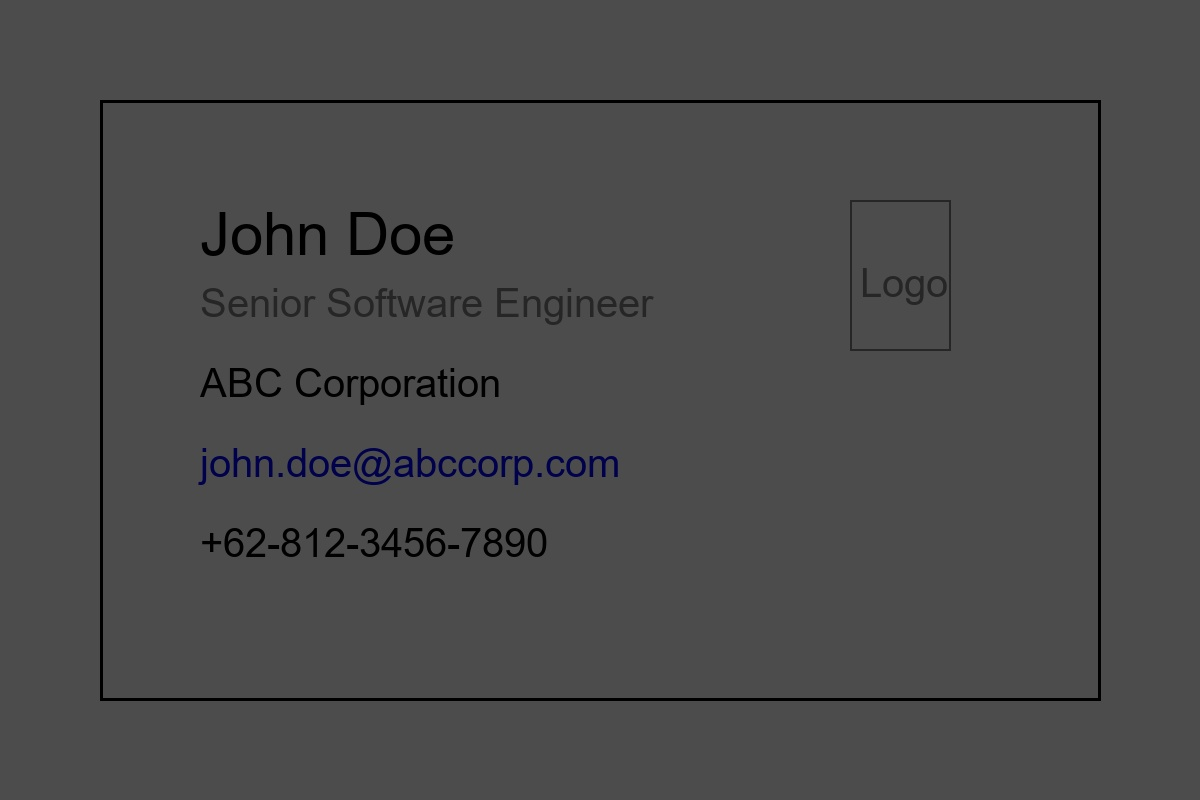
#> input picture samples/bcll.jpg, 1200 x 800 px
$ python -i document_scanner.py   (imports and definitions only)
#> lines starting #> are read from the running program, lines starting #| are printed output that depends on the picture; after the words box and inside, x2 and y2 are one past the last pixel; in counts of white or black regions, pixels touching at a corner belong together
#> further down, picture is the input picture: shape (800, 1200, 3); mean B, G, R 74.3, 74, 74
import cv2
import numpy as np
from typing import Tuple, List, Optional, Dict
import logging
from dataclasses import dataclass
import time

@dataclass
class DocumentDetectionResult:
    detected: bool
    contours: Optional[np.ndarray]
    corners: Optional[List[Tuple[int, int]]]
    rotation_angle: float
    processing_time_ms: float
    confidence: float
    debug_info: Dict[str, any]

class DocumentScanner:
    def __init__(self):
        self.logger = logging.getLogger(__name__)

    def detect_document(self, image: np.ndarray) -> DocumentDetectionResult:
        """
        Detect the primary document in the image using multiple strategies.
        Falls back to text-based detection if no clear borders are found.
        """
        start_time = time.time()
        debug_info = {}

        # Ensure image is color
        try:
            image = self._ensure_color_image(image)
            debug_info['input_format'] = 'bgr'
        except Exception as e:
            self.logger.warning(f"Failed to convert image: {e}")
            return DocumentDetectionResult(
                detected=False,
                contours=None,
                corners=None,
                rotation_angle=0.0,
                processing_time_ms=(time.time() - start_time) * 1000,
                confidence=0.0,
                debug_info={'error': str(e)}
            )

        result = {'detected': False}
        detection_methods = []

        # Strategy 1: Border-based detection (original)
        detection_methods.append(("border_detection", self._detect_via_borders))

        # Strategy 2: Text-based detection (new for borderless images)
        detection_methods.append(("text_detection", self._detect_via_text))

        # Strategy 3: Edge-based detection
        detection_methods.append(("edge_detection", self._detect_via_edges))

        # Strategy 4: Adaptive threshold detection
        detection_methods.append(("adaptive_detection", self._detect_via_threshold))

        # Try each method
        best_result = None
        best_confidence = 0.0
        best_method = ""

        for method_name, method_func in detection_methods:
            try:
                result = method_func(image, debug_info)
                if result.get('detected', False):
                    debug_info[f'{method_name}_success'] = True
                    debug_info[f'{method_name}_confidence'] = result.get('confidence', 0)

                    # Keep the best result based on confidence
                    conf = result.get('confidence', 0)
                    if conf > best_confidence:
                        best_confidence = conf
                        best_result = result
                        best_method = method_name
                else:
                    debug_info[f'{method_name}_failed'] = True
            except Exception as e:
                debug_info[f'{method_name}_error'] = str(e)
                self.logger.warning(f"Method {method_name} failed: {e}")
#> this loop made 4 passes
#> (conf, best_confidence) on pass 1: (1, 1)
#> conf on pass 3: 1
#> pass 2, in _detect_via_text, `thresh = cv2.adaptiveThreshold( gray, 255, cv2.ADAPTIVE_THRESH_GAUSSIA..`:
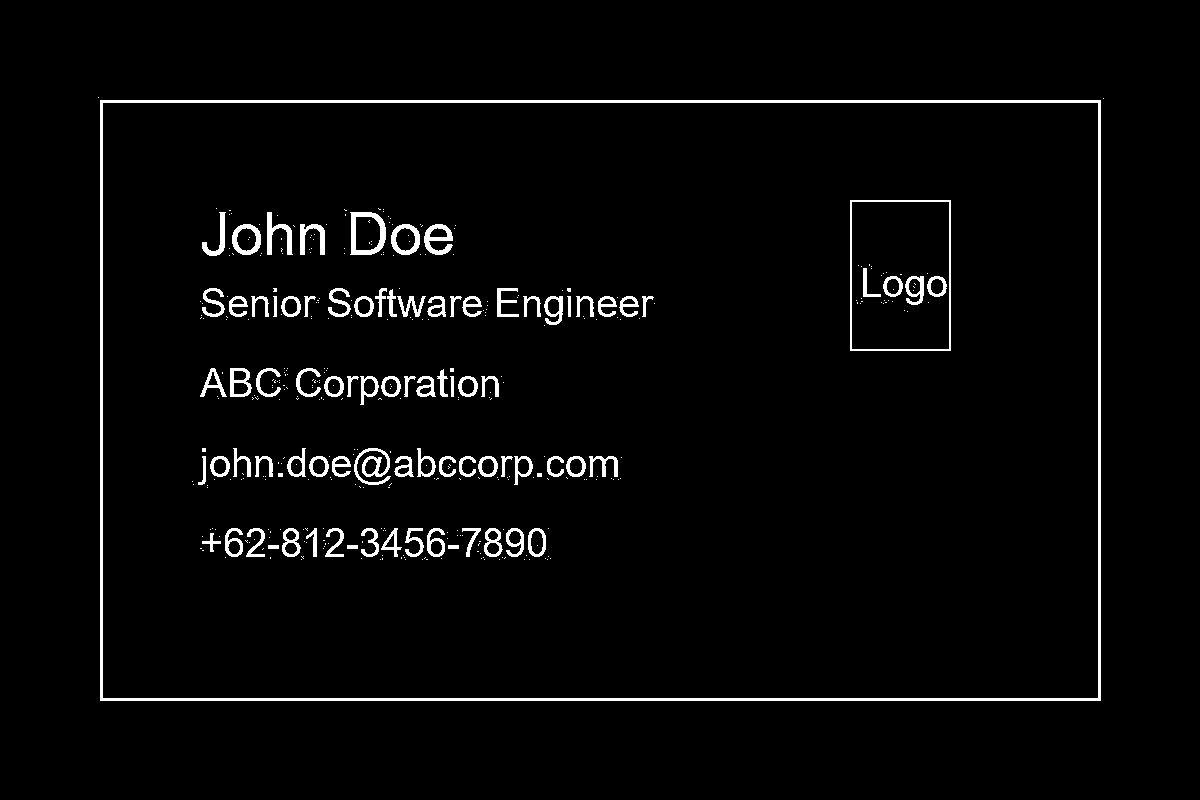
#> thresh: shape (800, 1200); 2.9% white; 397 white regions (311 under 20 px), largest, box (x1, y1, x2, y2) and area: (100, 100, 1101, 701) 9576, (850, 200, 951, 351) 992, (350, 212, 386, 255) 641
#> after the loop, best_confidence = 1; best_method = 'border_detection'; debug_info = {'input_format': 'bgr', 'border_detection_success': True, 'border_detection_confidence': 1, 'text_detection_failed': True, 'edge_fallback_success': True, 'edge_detection_success': True, 'edge_detection_confidence': 1, 'adaptive_detection_failed': True}

        # If we have a result, use it
        if best_result:
            result = best_result
#> result = {'detected': True, 'contours': contour of 17 points, box (x1, y1, x2, y2) (62, 62, 739, 472), area 274112, 'corners': [[93, 96], [93, 705], [1105, 705], [1105, 93]], 'rotation_angle': -0.17, 'confidence': 1}
            debug_info['best_method'] = best_method
            debug_info['best_confidence'] = best_confidence

        # If no document detected but image has content, try to create a region
        if not result.get('detected', False):
            debug_info['fallback_used'] = True
            result = self._detect_content_region(image, debug_info)

        processing_time = (time.time() - start_time) * 1000

        if result.get('detected', False):
            confidence = min(1.0, max(0.0, result.get('confidence', 0.3)))
#> confidence = 1

            return DocumentDetectionResult(
                detected=True,
                contours=result.get('contours'),
                corners=result.get('corners'),
                rotation_angle=result.get('rotation_angle', 0.0),
                processing_time_ms=processing_time,
                confidence=confidence,
                debug_info=debug_info
            )
        else:
            return DocumentDetectionResult(
                detected=False,
                contours=None,
                corners=None,
                rotation_angle=0.0,
                processing_time_ms=processing_time,
                confidence=0.0,
                debug_info=debug_info
            )

    def _detect_via_borders(self, image: np.ndarray, debug_info: Dict) -> Dict:
        """Original border-based detection."""
        try:
            # Resize for faster processing
            height, width = image.shape[:2]
            scale = min(800 / width, 800 / height) if max(width, height) > 800 else 1.0

            if scale < 1.0:
                new_width = int(width * scale)
                new_height = int(height * scale)
                resized = cv2.resize(image, (new_width, new_height))
            else:
                resized = image

            if len(resized.shape) == 3:
                gray = cv2.cvtColor(resized, cv2.COLOR_BGR2GRAY)
            else:
                gray = resized

            # Try multiple edge detection parameters
            edge_params = [
                (30, 100), (50, 150), (75, 200), (100, 250),
                (20, 80), (40, 120), (60, 180)
            ]

            for canny_low, canny_high in edge_params:
                edges = cv2.Canny(gray, canny_low, canny_high)

                # Dilate to close gaps
                kernel = np.ones((5, 5), np.uint8)
                dilated = cv2.dilate(edges, kernel, iterations=2)

                # Find contours
                contours, _ = cv2.findContours(dilated, cv2.RETR_EXTERNAL, cv2.CHAIN_APPROX_SIMPLE)

                if not contours:
                    continue

                # Sort by area
                contours = sorted(contours, key=cv2.contourArea, reverse=True)

                for contour in contours[:15]:
                    perimeter = cv2.arcLength(contour, True)

                    for epsilon in [0.01, 0.015, 0.02, 0.025, 0.03]:
                        approx = cv2.approxPolyDP(contour, epsilon * perimeter, True)

                        if len(approx) == 4:
                            area = cv2.contourArea(contour)
                            image_area = resized.shape[0] * resized.shape[1]

                            if area > image_area * 0.03 and area < image_area * 0.95:
                                corners = approx.reshape(4, 2).tolist()

                                if self._is_valid_rectangle(corners):
                                    confidence = self._calculate_confidence(corners, area, image_area)
                                    rotation_angle = self._calculate_rotation(corners)

                                    # Scale corners back
                                    if scale < 1.0:
                                        scaled_corners = [[int(c[0] / scale), int(c[1] / scale)] for c in corners]
                                    else:
                                        scaled_corners = corners

                                    return {
                                        'detected': True,
                                        'contours': contour,
                                        'corners': scaled_corners,
                                        'rotation_angle': rotation_angle,
                                        'confidence': confidence
                                    }

            return {'detected': False}

        except Exception as e:
            debug_info['border_error'] = str(e)
            return {'detected': False}

    def _detect_via_text(self, image: np.ndarray, debug_info: Dict) -> Dict:
        """
        Detect document region based on text content (for borderless images).
        """
        try:
            if len(image.shape) == 3:
                gray = cv2.cvtColor(image, cv2.COLOR_BGR2GRAY)
            else:
                gray = image

            # Find text regions using morphological operations
            # 1. Apply adaptive threshold to isolate text
            thresh = cv2.adaptiveThreshold(
                gray, 255,
                cv2.ADAPTIVE_THRESH_GAUSSIAN_C,
                cv2.THRESH_BINARY_INV, 11, 2
            )

            # 2. Dilate to connect text characters into blocks
            kernel = np.ones((5, 5), np.uint8)
            dilated = cv2.dilate(thresh, kernel, iterations=3)

            # 3. Close gaps to form solid text regions
            closed = cv2.morphologyEx(dilated, cv2.MORPH_CLOSE, kernel, iterations=2)

            # 4. Find contours of text regions
            contours, _ = cv2.findContours(closed, cv2.RETR_EXTERNAL, cv2.CHAIN_APPROX_SIMPLE)

            if not contours:
                debug_info['text_no_contours'] = True
                return {'detected': False}

            # 5. Find the bounding box of all text
            all_points = np.vstack(contours)
            x, y, w, h = cv2.boundingRect(all_points)

            # 6. Add some padding around text
            padding = 20
            x = max(0, x - padding)
            y = max(0, y - padding)
            w = min(image.shape[1] - x, w + 2 * padding)
            h = min(image.shape[0] - y, h + 2 * padding)

            # 7. Create corners from bounding box
            corners = [
                [x, y],
                [x + w, y],
                [x + w, y + h],
                [x, y + h]
            ]

            # 8. Calculate confidence based on text coverage
            text_area = np.sum(thresh > 0) / 255
            region_area = w * h
            coverage = text_area / region_area if region_area > 0 else 0

            confidence = min(1.0, coverage * 3)  # Coverage up to 33% is good for text

            # 9. Check if the region is significant
            image_area = image.shape[0] * image.shape[1]
            region_ratio = region_area / image_area

            if region_ratio > 0.05 and coverage > 0.01:
                debug_info['text_detection_success'] = True
                debug_info['text_coverage'] = coverage
                debug_info['region_ratio'] = region_ratio

                # Create a contour from corners
                contour = np.array(corners, dtype=np.int32).reshape((-1, 1, 2))

                return {
                    'detected': True,
                    'contours': contour,
                    'corners': corners,
                    'rotation_angle': 0.0,
                    'confidence': confidence
                }

            return {'detected': False}

        except Exception as e:
            debug_info['text_error'] = str(e)
            return {'detected': False}

    def _detect_via_edges(self, image: np.ndarray, debug_info: Dict) -> Dict:
        """Edge-based detection as fallback."""
        try:
            if len(image.shape) == 3:
                gray = cv2.cvtColor(image, cv2.COLOR_BGR2GRAY)
            else:
                gray = image

            # Apply Gaussian blur
            blurred = cv2.GaussianBlur(gray, (5, 5), 0)

            # Try different edge detection parameters
            for low in [30, 50, 70]:
                for high in [100, 150, 200]:
                    edges = cv2.Canny(blurred, low, high)

                    # Dilate to connect edges
                    kernel = np.ones((3, 3), np.uint8)
                    dilated = cv2.dilate(edges, kernel, iterations=2)

                    contours, _ = cv2.findContours(dilated, cv2.RETR_EXTERNAL, cv2.CHAIN_APPROX_SIMPLE)

                    if not contours:
                        continue

                    # Find the largest contour
                    largest = max(contours, key=cv2.contourArea)
                    area = cv2.contourArea(largest)
                    image_area = image.shape[0] * image.shape[1]

                    if area > image_area * 0.05:
                        # Get bounding rectangle
                        x, y, w, h = cv2.boundingRect(largest)

                        # Create corners
                        corners = [
                            [x, y],
                            [x + w, y],
                            [x + w, y + h],
                            [x, y + h]
                        ]

                        confidence = min(1.0, area / (image_area * 0.5))

                        if confidence > 0.2:
                            debug_info['edge_fallback_success'] = True
                            contour = np.array(corners, dtype=np.int32).reshape((-1, 1, 2))

                            return {
                                'detected': True,
                                'contours': contour,
                                'corners': corners,
                                'rotation_angle': 0.0,
                                'confidence': confidence
                            }

            return {'detected': False}

        except Exception as e:
            debug_info['edge_fallback_error'] = str(e)
            return {'detected': False}

    # [64 lines left out: function _detect_content_region, not called in this run]

    def _detect_via_threshold(self, image: np.ndarray, debug_info: Dict) -> Dict:
        """Adaptive threshold detection."""
        try:
            if len(image.shape) == 3:
                gray = cv2.cvtColor(image, cv2.COLOR_BGR2GRAY)
            else:
                gray = image

            for block_size in [11, 15, 21, 31]:
                thresh = cv2.adaptiveThreshold(
                    gray, 255,
                    cv2.ADAPTIVE_THRESH_GAUSSIAN_C,
                    cv2.THRESH_BINARY, block_size, 2
                )

                kernel = np.ones((3, 3), np.uint8)
                closed = cv2.morphologyEx(thresh, cv2.MORPH_CLOSE, kernel, iterations=2)

                contours, _ = cv2.findContours(closed, cv2.RETR_EXTERNAL, cv2.CHAIN_APPROX_SIMPLE)

                if not contours:
                    continue

                contours = sorted(contours, key=cv2.contourArea, reverse=True)

                for contour in contours[:10]:
                    perimeter = cv2.arcLength(contour, True)
                    approx = cv2.approxPolyDP(contour, 0.02 * perimeter, True)

                    if len(approx) >= 4:
                        area = cv2.contourArea(contour)
                        image_area = image.shape[0] * image.shape[1]

                        if area > image_area * 0.03 and area < image_area * 0.95:
                            # Get bounding rectangle
                            x, y, w, h = cv2.boundingRect(contour)
                            corners = [
                                [x, y],
                                [x + w, y],
                                [x + w, y + h],
                                [x, y + h]
                            ]

                            confidence = min(1.0, area / (image_area * 0.5))

                            if confidence > 0.2:
                                debug_info['adaptive_success'] = True
                                return {
                                    'detected': True,
                                    'contours': contour,
                                    'corners': corners,
                                    'rotation_angle': 0.0,
                                    'confidence': confidence
                                }

            return {'detected': False}

        except Exception as e:
            debug_info['adaptive_error'] = str(e)
            return {'detected': False}

    def _is_valid_rectangle(self, corners: List[Tuple[int, int]]) -> bool:
        """Check if points form a valid rectangle."""
        if len(corners) != 4:
            return False

        # Check for duplicate points
        unique_corners = [tuple(c) for c in corners]
        if len(set(unique_corners)) < 4:
            return False

        # Calculate side lengths
        distances = []
        for i in range(4):
            p1 = np.array(corners[i])
            p2 = np.array(corners[(i + 1) % 4])
            distance = np.linalg.norm(p2 - p1)
            distances.append(distance)

        # Check opposite sides (more lenient for borderless)
        ratio1 = distances[0] / distances[2] if distances[2] > 0 else 1
        ratio2 = distances[1] / distances[3] if distances[3] > 0 else 1

        return 0.2 < ratio1 < 5.0 and 0.2 < ratio2 < 5.0

    def _calculate_rotation(self, corners: List[Tuple[int, int]]) -> float:
        """Calculate rotation angle."""
        corners_sorted = self._sort_corners(corners)
        if len(corners_sorted) >= 2:
            top_left, top_right = corners_sorted[0], corners_sorted[1]
            dx = top_right[0] - top_left[0]
            dy = top_right[1] - top_left[1]
            return np.arctan2(dy, dx) * 180 / np.pi
        return 0.0

    def _calculate_confidence(self, corners: List[Tuple[int, int]], area: float, image_area: float) -> float:
        """Calculate confidence score."""
        area_ratio = area / image_area
        area_confidence = min(1.0, area_ratio * 10) if area_ratio < 0.1 else 1.0

        corners_sorted = self._sort_corners(corners)

        # Aspect ratio
        if len(corners_sorted) >= 4:
            width1 = np.linalg.norm(np.array(corners_sorted[0]) - np.array(corners_sorted[1]))
            width2 = np.linalg.norm(np.array(corners_sorted[3]) - np.array(corners_sorted[2]))
            height1 = np.linalg.norm(np.array(corners_sorted[0]) - np.array(corners_sorted[3]))
            height2 = np.linalg.norm(np.array(corners_sorted[1]) - np.array(corners_sorted[2]))

            avg_width = (width1 + width2) / 2
            avg_height = (height1 + height2) / 2

            aspect_ratio = max(avg_width, avg_height) / min(avg_width, avg_height) if min(avg_width, avg_height) > 0 else 1
            aspect_confidence = 1.0 if 0.3 < aspect_ratio < 3.0 else 0.5
        else:
            aspect_confidence = 0.5

        angle_confidence = self._check_corner_angles(corners_sorted) if len(corners_sorted) >= 4 else 0.5

        confidence = (area_confidence * 0.4 + aspect_confidence * 0.3 + angle_confidence * 0.3)
        return min(1.0, max(0.0, confidence))

    def _check_corner_angles(self, corners: List[Tuple[int, int]]) -> float:
        """Check corner angles."""
        if len(corners) < 4:
            return 0.5

        angles = []
        for i in range(4):
            p1 = np.array(corners[i])
            p2 = np.array(corners[(i + 1) % 4])
            p3 = np.array(corners[(i + 2) % 4])

            v1 = p1 - p2
            v2 = p3 - p2

            cos_angle = np.dot(v1, v2) / (np.linalg.norm(v1) * np.linalg.norm(v2) + 1e-6)
            angle = np.arccos(np.clip(cos_angle, -1.0, 1.0))
            angles.append(np.degrees(angle))

        avg_angle = np.mean(angles)
        angle_diff = abs(avg_angle - 90)

        if angle_diff < 20:
            return 1.0
        elif angle_diff < 40:
            return 0.7
        elif angle_diff < 60:
            return 0.4
        else:
            return 0.2

    def _sort_corners(self, corners: List[Tuple[int, int]]) -> List[Tuple[int, int]]:
        """Sort corners clockwise starting from top-left."""
        if not corners:
            return []

        centroid = np.mean(corners, axis=0)

        def get_angle(point):
            return np.arctan2(point[1] - centroid[1], point[0] - centroid[0])

        corners_sorted = sorted(corners, key=get_angle)

        # Find top-left (smallest x+y)
        min_sum = float('inf')
        min_idx = 0
        for i, corner in enumerate(corners_sorted):
            corner_sum = corner[0] + corner[1]
            if corner_sum < min_sum:
                min_sum = corner_sum
                min_idx = i

        return corners_sorted[min_idx:] + corners_sorted[:min_idx]

    def _ensure_color_image(self, image: np.ndarray) -> np.ndarray:
        """Ensure image is 3-channel BGR."""
        if len(image.shape) == 2:
            return cv2.cvtColor(image, cv2.COLOR_GRAY2BGR)
        elif len(image.shape) == 3 and image.shape[2] == 4:
            return cv2.cvtColor(image, cv2.COLOR_RGBA2BGR)
        elif len(image.shape) == 3 and image.shape[2] == 3:
            return image
        else:
            return cv2.cvtColor(image, cv2.COLOR_GRAY2BGR)

    # [75 lines left out: functions correct_perspective, visualize_detection, not called in this run]

>>> import cv2
>>> picture = cv2.imread('../samples/bcll.jpg')
>>> result = DocumentScanner().detect_document(picture)
